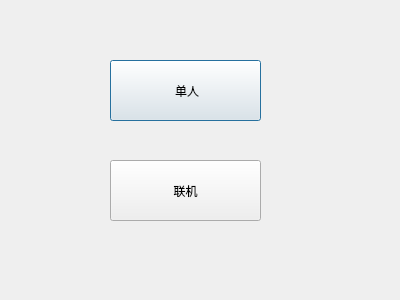
<?xml version="1.0" encoding="UTF-8"?>
<ui version="4.0">
 <class>mainwin</class>
 <widget class="QDialog" name="mainwin">
  <property name="geometry">
   <rect>
    <x>0</x>
    <y>0</y>
    <width>400</width>
    <height>300</height>
   </rect>
  </property>
  <property name="windowTitle">
   <string>Dialog</string>
  </property>
  <widget class="QPushButton" name="pushButton">
   <property name="geometry">
    <rect>
     <x>110</x>
     <y>60</y>
     <width>151</width>
     <height>61</height>
    </rect>
   </property>
   <property name="text">
    <string> 单人</string>
   </property>
  </widget>
  <widget class="QPushButton" name="pushButton_2">
   <property name="geometry">
    <rect>
     <x>110</x>
     <y>160</y>
     <width>151</width>
     <height>61</height>
    </rect>
   </property>
   <property name="text">
    <string>联机</string>
   </property>
  </widget>
 </widget>
 <resources/>
 <connections/>
</ui>
